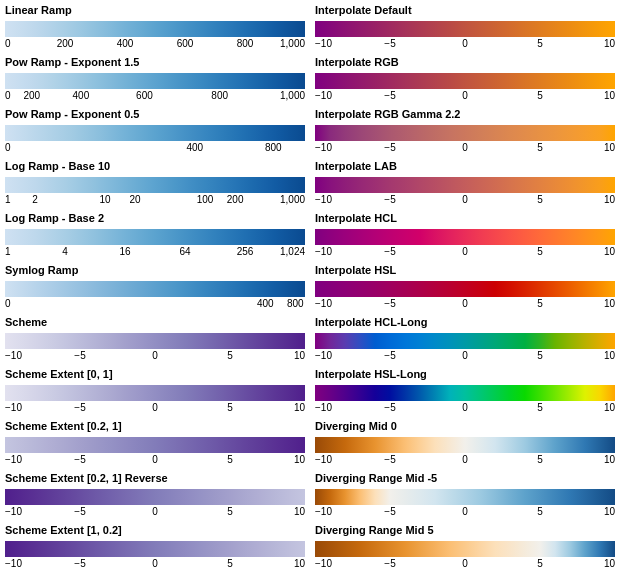

Source (Vega-Lite JSON):
### Vega specification from a JSON file in a GitHub repository (floating-point values rounded to 4 significant figures)
{"$schema": "https://vega.github.io/schema/vega/v4.json", "padding": 5, "config": {"legend": {"offset": 5, "gradientDirection": "horizontal", "gradientLength": 300, "labelOverlap": {"signal": "labelOverlap"}, "labelSeparation": {"signal": "labelSeparation"}}}, "signals": [{"name": "labelOverlap", "value": true, "bind": {"input": "checkbox"}}, {"name": "labelSeparation", "value": 0, "bind": {"input": "range", "min": -10, "max": 20, "step": 1}}, {"name": "seqScheme", "value": "purples"}, {"name": "linearRange", "value": ["purple", "orange"]}], "data": [{"name": "table", "values": [{"u": -10}, {"u": 10}]}, {"name": "positive", "values": [{"u": 1}, {"u": 1000}]}], "scales": [{"name": "linear", "type": "linear", "range": "ramp", "domain": {"data": "positive", "field": "u"}, "zero": false, "nice": true}, {"name": "pow", "type": "pow", "exponent": 1.5, "range": "ramp", "domain": {"data": "positive", "field": "u"}, "zero": false, "nice": true}, {"name": "sqrt", "type": "sqrt", "range": "ramp", "domain": {"data": "positive", "field": "u"}, "zero": false, "nice": true}, {"name": "log10", "type": "log", "range": "ramp", "domain": {"data": "positive", "field": "u"}, "zero": false, "nice": true}, {"name": "log2", "type": "log", "base": 2, "range": "ramp", "domain": {"data": "positive", "field": "u"}, "zero": false, "nice": true}, {"name": "symlog", "type": "symlog", "range": "ramp", "domain": {"data": "positive", "field": "u"}, "zero": false, "nice": true}, {"name": "seq0", "type": "linear", "range": {"scheme": {"signal": "seqScheme"}}, "domain": {"data": "table", "field": "u"}}, {"name": "seq1", "type": "linear", "range": {"scheme": {"signal": "seqScheme"}, "extent": [0, 1]}, "domain": {"data": "table", "field": "u"}}, {"name": "seq2", "type": "linear", "range": {"scheme": {"signal": "seqScheme"}, "extent": [0.2, 1]}, "domain": {"data": "table", "field": "u"}}, {"name": "seq3", "type": "linear", "range": {"scheme": {"signal": "seqScheme"}, "extent": [0.2, 1]}, "reverse": true, "domain": {"data": "table", "field": "u"}}, {"name": "seq4", "type": "linear", "range": {"scheme": {"signal": "seqScheme"}, "extent": [1, 0.2]}, "domain": {"data": "table", "field": "u"}}, {"name": "lin0", "type": "linear", "range": {"signal": "linearRange"}, "domain": {"data": "table", "field": "u"}}, {"name": "lin1", "type": "linear", "range": {"signal": "linearRange"}, "interpolate": "rgb", "domain": {"data": "table", "field": "u"}}, {"name": "lin2", "type": "linear", "range": {"signal": "linearRange"}, "interpolate": {"type": "rgb", "gamma": 2.2}, "domain": {"data": "table", "field": "u"}}, {"name": "lin3", "type": "linear", "range": {"signal": "linearRange"}, "interpolate": "lab", "domain": {"data": "table", "field": "u"}}, {"name": "lin4", "type": "linear", "range": {"signal": "linearRange"}, "interpolate": "hcl", "domain": {"data": "table", "field": "u"}}, {"name": "lin5", "type": "linear", "range": {"signal": "linearRange"}, "interpolate": "hsl", "domain": {"data": "table", "field": "u"}}, {"name": "lin6", "type": "linear", "range": {"signal": "linearRange"}, "interpolate": "hcl-long", "domain": {"data": "table", "field": "u"}}, {"name": "lin7", "type": "linear", "range": {"signal": "linearRange"}, "interpolate": "hsl-long", "domain": {"data": "table", "field": "u"}}, {"name": "div0", "type": "linear", "range": "diverging", "domain": {"data": "table", "field": "u"}, "domainMid": 0}, {"name": "div1", "type": "linear", "range": "diverging", "domain": {"data": "table", "field": "u"}, "domainMid": -5}, {"name": "div2", "type": "linear", "range": "diverging", "domain": {"data": "table", "field": "u"}, "domainMid": 5}], "legends": [{"orient": "left", "type": "gradient", "fill": "linear", "title": "Linear Ramp"}, {"orient": "left", "type": "gradient", "fill": "pow", "title": "Pow Ramp - Exponent 1.5"}, {"orient": "left", "type": "gradient", "fill": "sqrt", "title": "Pow Ramp - Exponent 0.5"}, {"orient": "left", "type": "gradient", "fill": "log10", "title": "Log Ramp - Base 10"}, {"orient": "left", "type": "gradient", "fill": "log2", "title": "Log Ramp - Base 2"}, {"orient": "left", "type": "gradient", "fill": "symlog", "title": "Symlog Ramp"}, {"orient": "left", "type": "gradient", "fill": "seq0", "title": "Scheme"}, {"orient": "left", "type": "gradient", "fill": "seq1", "title": "Scheme Extent [0, 1]"}, {"orient": "left", "type": "gradient", "fill": "seq2", "title": "Scheme Extent [0.2, 1]"}, {"orient": "left", "type": "gradient", "fill": "seq3", "title": "Scheme Extent [0.2, 1] Reverse"}, {"orient": "left", "type": "gradient", "fill": "seq4", "title": "Scheme Extent [1, 0.2]"}, {"orient": "right", "type": "gradient", "fill": "lin0", "title": "Interpolate Default"}, {"orient": "right", "type": "gradient", "fill": "lin1", "title": "Interpolate RGB"}, {"orient": "right", "type": "gradient", "fill": "lin2", "title": "Interpolate RGB Gamma 2.2"}, {"orient": "right", "type": "gradient", "fill": "lin3", "title": "Interpolate LAB"}, {"orient": "right", "type": "gradient", "fill": "lin4", "title": "Interpolate HCL"}, {"orient": "right", "type": "gradient", "fill": "lin5", "title": "Interpolate HSL"}, {"orient": "right", "type": "gradient", "fill": "lin6", "title": "Interpolate HCL-Long"}, {"orient": "right", "type": "gradient", "fill": "lin7", "title": "Interpolate HSL-Long"}, {"orient": "right", "type": "gradient", "fill": "div0", "title": "Diverging Mid 0"}, {"orient": "right", "type": "gradient", "fill": "div1", "title": "Diverging Range Mid -5"}, {"orient": "right", "type": "gradient", "fill": "div2", "title": "Diverging Range Mid 5"}]}
